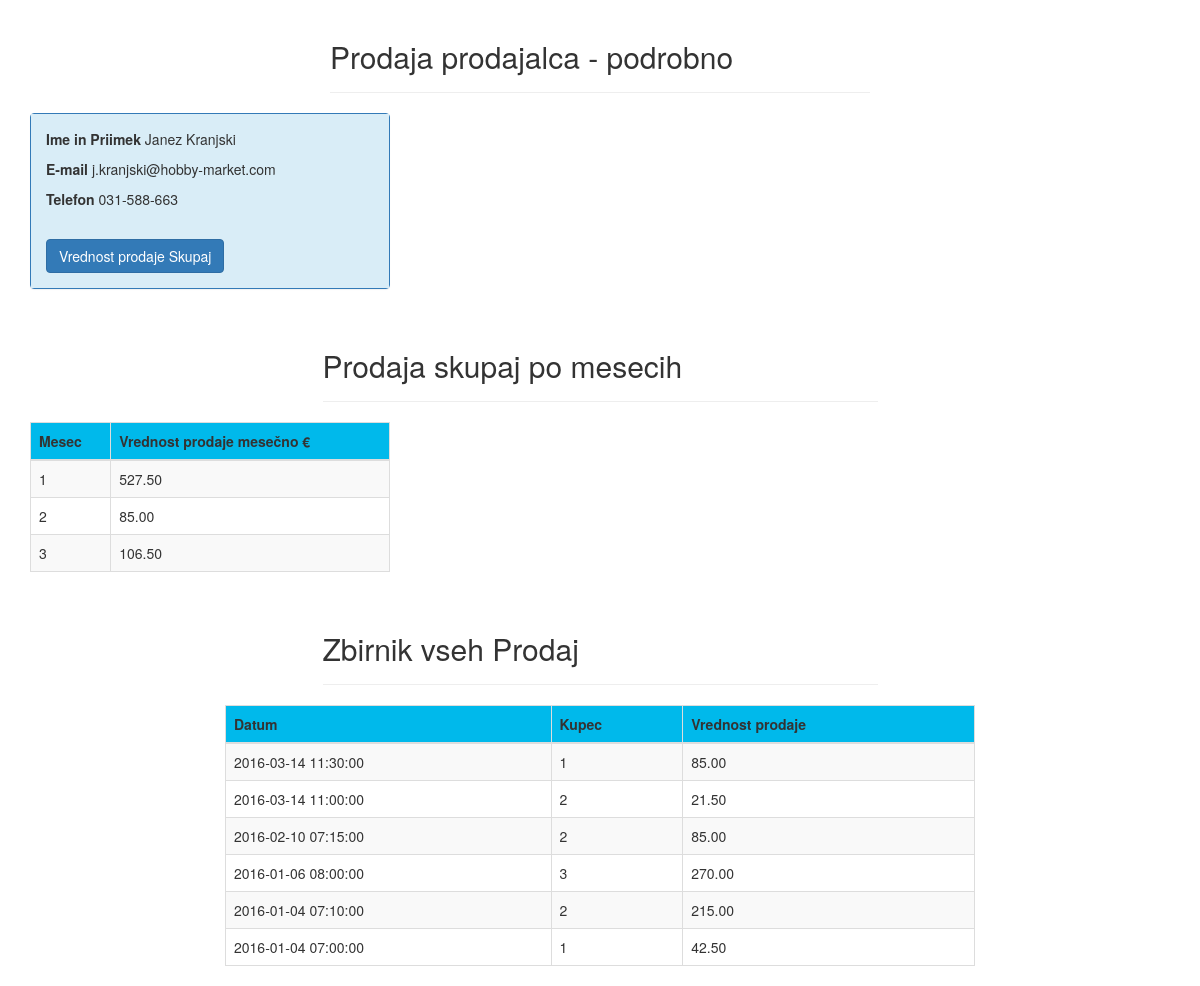
The app's page /vendor_sales.php?id=1 with its own data.
### tables this page shows
CREATE TABLE `vendors` (
  `id` int(10) UNSIGNED NOT NULL,
  `name` varchar(155) NOT NULL,
  `surname` varchar(155) NOT NULL,
  `email` varchar(255) NOT NULL,
  `phone` varchar(255) DEFAULT NULL,
  `created_at` timestamp NULL DEFAULT NULL,
  `updated_at` timestamp NULL DEFAULT NULL
);

CREATE TABLE `sales` (
  `id` int(10) UNSIGNED NOT NULL,
  `customer_id` int(11) NOT NULL,
  `vendor_id` int(11) NOT NULL,
  `sale_date` datetime NOT NULL,
  `sum_total` double(8,2) NOT NULL,
  `created_at` timestamp NULL DEFAULT NULL,
  `updated_at` timestamp NULL DEFAULT NULL
);

### SaleController.php (called while the page is built, shortened)
<?php
include 'Vendor.php';
include 'VendorView.php';
class SaleController
{
    public function vendorDetails($vendorId)
    {
        $vendor = new Vendor();
        $vendor = $vendor->getVendorDetalis($vendorId);
        $view = new VendorView();
        $view->renderVendorDetails($vendor);
    }
    public function vendorSales($vendorId)
    {
        $vendor = new Vendor();
        $sales = $vendor->getVendorSales($vendorId);
        $view = new VendorView();
        $view->renderVendorSales($sales);
    }
    public function vendorSalesMonthly($vendorId)
    {
        $vendor = new Vendor();
        $montlySales = $vendor->getVendoerMonthlySales($vendorId);
        $view = new VendorView();
        $view->renderVendorSalesMonthly($montlySales);
    }
}

### Vendor.php (called while the page is built, shortened)
<?php
class Vendor
{
    private $connection;
    public function __construct()
    {
        $this->connection = new Connection();
    }
    public function getVendorDetalis($id)
    {
        $vendors = $this->connection->query('vendors');
        foreach ($vendors as $item) {
            if ($item['id'] == $id) {
                $id = $item['id'];
                $name = $item['name'];
                $surname = $item['surname'];
                $email = $item['email'];
                $phone = $item['phone'];
                $data = array('id' => $id, 'name' => $name, 'surname' => $surname, 'email' => $email, 'phone' => $phone);
                return $data;
            }
        }
    }
    public function getVendorSales($vendorId)
    {
        $sales = $this->connection->orderedQuery('sales', 'vendor_id', $vendorId, 'sale_date');
        $allData = [];
        foreach ($sales as $sale)
        {
            $data = array('id' => $sale['id'], 'date' => $sale['sale_date'], 'customer' => $sale['customer_id'], 'total' => $sale['sum_total']);
            array_push($allData, $data);
        }
        return $allData;
    }
}

### Connection.php (called while the page is built, shortened)
<?php
class Connection
{
    private $servername = "localhost";
    private $username = "vnesi svoje uporabniško ime";
    private $password = "vnesi svoje geslo";
    private $database = "vnesi ime baze";
    private $connection;
    public function __construct()
    {
        $this->connection = new PDO("mysql:host=$this->servername;dbname=$this->database", $this->username, $this->password);
        $this->connection->setAttribute(PDO::ATTR_ERRMODE, PDO::ERRMODE_EXCEPTION);
    }
    public function query($tablename)
    {
        return $this->connection->query("SELECT * FROM $tablename");
    }
    public function orderedQuery($tablename,$field, $value,$orderField)
    {
        return $this->connection->query("SELECT * FROM $tablename WHERE $field = $value ORDER BY $orderField DESC");
    }
}

### VendorView.php (the view, shortened to what this page needs)
<?php
include 'Connection.php';
class VendorView
{
    public function renderVendorDetails($vendor)
    {
        echo '<p> <span class="krepko">Ime in Priimek</span> '. $vendor['name']. ' '. $vendor['surname'].'</p>'.
            '<p> <span class="krepko">E-mail</span> '. $vendor['email'].'</p>'.
            '<p> <span class="krepko">Telefon</span> '. $vendor['phone'].'</p>';
    }
    public function renderVendorSales($sales)
    {
        foreach ($sales as $sale)
        {
            echo '<tr>'.
                '<td>'.$sale['date'].'</td>'.
                '<td>'.$sale['customer'].'</td>'.
                '<td>'.$sale['total'].'</td>'.
                '</tr>';
        }
    }
    public function renderVendorSalesMonthly($montlySales)
    {
        foreach ($montlySales as $montlySale)
        {
            echo '<tr>'.
                '<td>'.$montlySale['month'].'</td>'.
                '<td>'.$montlySale['month_total'].'</td>'.
                '</tr>';
        }
    }
}

### vendor_sales.php (shortened to what this page needs)
<!doctype html>
<html lang="en">
<head>
    <link rel="stylesheet" href="https://maxcdn.bootstrapcdn.com/bootstrap/3.3.6/css/bootstrap.min.css">
    <link rel="stylesheet" href="https://code.jquery.com/ui/1.11.4/themes/redmond/jquery-ui.css">
    <link rel="stylesheet" type="text/css" href="/trgovina/theme.css">
</head>
<body>
<div class="container">
    <div class="row col-sm-6 col-sm-offset-3">
        <div class="page-header">
            <h2>Prodaja prodajalca - podrobno </h2>
        </div>
    </div>
    <div class="row">
        <div class="col-sm-4">
            <div class="panel panel-primary">
                <div class="panel-body bg-info">
                    <?php
                    include 'SaleController.php';
                    $vendorId = $_GET['id'];
                    $controller = new SaleController();
                    $controller->vendorDetails($vendorId);
                    ?>
                    <br>
                    <button type="button" class="btn btn-primary " data-toggle="modal" data-target="#myModal">
                        Vrednost prodaje Skupaj
                    </button>
                </div>
            </div>
        </div>
    </div>
    <div class="row">
        <div class="col-sm-6 col-sm-offset-3">
            <div class="page-header">
                <h2>Prodaja skupaj po mesecih </h2>
            </div>
        </div>
    </div>
    <div class="row">
        <div class="col-sm-4">
            <table class="table table-responsive table-bordered table-striped">
                <thead>
                    <tr class="glava">
                        <th>Mesec</th>
                        <th>Vrednost prodaje mesečno €</th>
                    </tr>
                </thead>
                <tbody>
                    <?php
                    $controller->vendorSalesMonthly($vendorId)
                    ?>
                </tbody>
            </table>
        </div>
    </div>
    <div class="row">
        <div class="col-sm-6 col-sm-offset-3">
            <div class="page-header">
                <h2>Zbirnik vseh Prodaj</h2>
            </div>
        </div>
    </div>
    <div class="row">
        <div class="col-sm-8 col-sm-offset-2">
            <table class="table table-responsive table-bordered table-striped">
                <thead>
                    <tr class="glava">
                        <th>Datum</th>
                        <th>Kupec</th>
                        <th>Vrednost prodaje</th>
                    </tr>
                </thead>
                <tbody>
                    <?php
                    $controller->vendorSales($vendorId)
                    ?>
                </tbody>
            </table>
        </div>
    </div>
</div>
</body>
</html>

### theme.css (style rules this page uses)
.krepko { font-weight:bold; }
.glava { background-color: #00b9eb; }

### records on screen
vendors: name "Janez", surname "Kranjski", email "j.kranjski@hobby-market.com", phone "031-588-663"
sales: sale_date "2016-03-14 11:30:00", customer "1", sum_total "85.00"
sales: sale_date "2016-03-14 11:00:00", customer "2", sum_total "21.50"
sales: sale_date "2016-02-10 07:15:00", customer "2", sum_total "85.00"
sales: sale_date "2016-01-06 08:00:00", customer "3", sum_total "270.00"
sales: sale_date "2016-01-04 07:10:00", customer "2", sum_total "215.00"
sales: sale_date "2016-01-04 07:00:00", customer "1", sum_total "42.50"

### other values on screen
$montlySale['month'] "1"
$montlySale['month_total'] "527.50"
$montlySale['month'] "2"
$montlySale['month_total'] "85.00"
$montlySale['month'] "3"
$montlySale['month_total'] "106.50"
